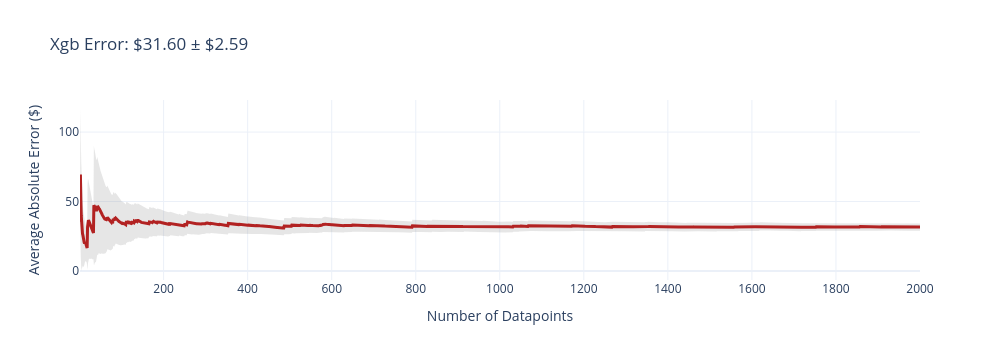
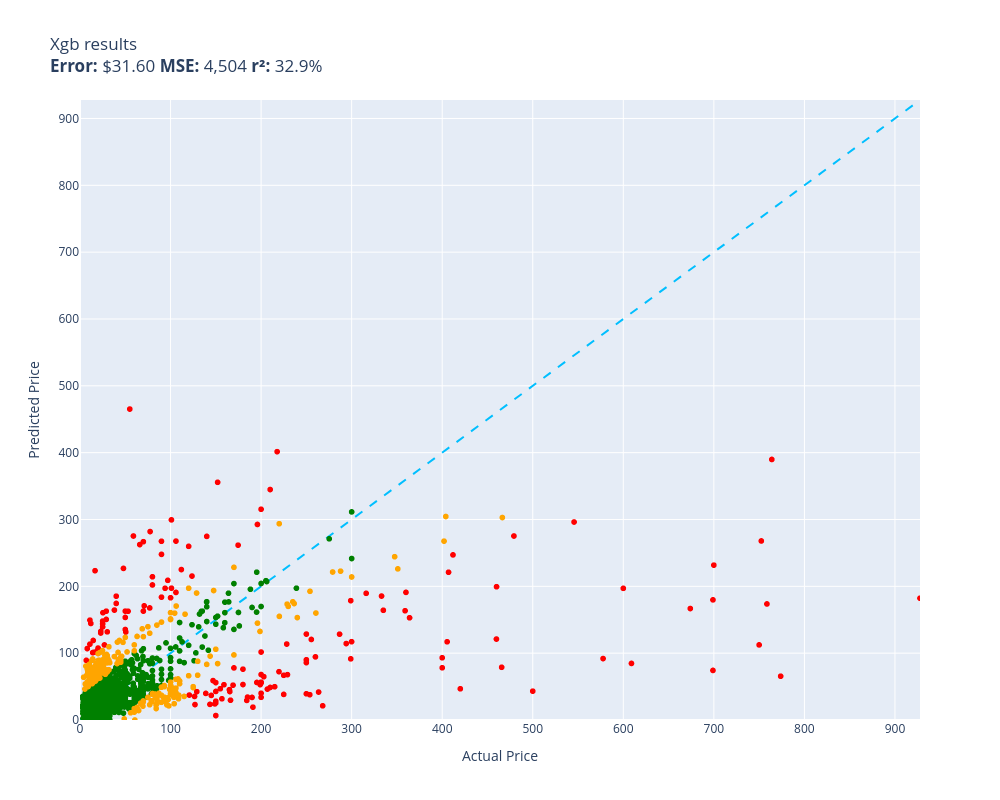

The notebook cell saved with these charts, in order:
### Code cell
# Evaluation
evaluate(xgb, test)

### Figure 1 — Plotly figure (JSON) as saved in the notebook; plotly's stock layout.template omitted (floating-point values rounded to 4 significant figures; data arrays with more than 128 entries replaced by an {"elided": "..."} marker saying what was removed)
{"data": [{"fill": "toself", "fillcolor": "rgba(128,128,128,0.2)", "hoverinfo": "skip", "line": {"color": "rgba(255,255,255,0)"}, "name": "95% CI", "showlegend": false, "type": "scatter", "x": {"elided": "4000 int values"}, "y": {"elided": "4000 float values"}}, {"customdata": {"elided": "2000x1 float values"}, "hovertemplate": "n=%{x}<br>Avg Error=$%{y:,.2f}<br>±95% CI=$%{customdata[0]:,.2f}<extra></extra>", "line": {"color": "firebrick", "width": 3}, "mode": "lines", "name": "Cumulative Avg Error", "type": "scatter", "x": {"elided": "2000 int values"}, "y": {"elided": "2000 float values"}}], "layout": {"height": 360, "showlegend": false, "title": {"text": "Xgb Error: $31.60 ± $2.59"}, "width": 1000, "xaxis": {"title": {"text": "Number of Datapoints"}}, "yaxis": {"title": {"text": "Average Absolute Error ($)"}}}}

### Figure 2 — Plotly figure (JSON) as saved in the notebook; plotly's stock layout.template omitted (floating-point values rounded to 4 significant figures; data arrays with more than 128 entries replaced by an {"elided": "..."} marker saying what was removed)
{"data": [{"customdata": {"elided": "1624x1 str values"}, "hovertemplate": "%{customdata[0]}<extra></extra>", "legendgroup": "green", "marker": {"color": "green", "size": 6, "symbol": "circle"}, "mode": "markers", "name": "green", "showlegend": true, "type": "scattergl", "x": {"elided": "1624 float values"}, "xaxis": "x", "y": {"elided": "1624 float values"}, "yaxis": "y"}, {"customdata": {"elided": "152x1 str values"}, "hovertemplate": "%{customdata[0]}<extra></extra>", "legendgroup": "red", "marker": {"color": "red", "size": 6, "symbol": "circle"}, "mode": "markers", "name": "red", "showlegend": true, "type": "scattergl", "x": {"elided": "152 float values"}, "xaxis": "x", "y": {"elided": "152 float values"}, "yaxis": "y"}, {"customdata": {"elided": "224x1 str values"}, "hovertemplate": "%{customdata[0]}<extra></extra>", "legendgroup": "orange", "marker": {"color": "orange", "size": 6, "symbol": "circle"}, "mode": "markers", "name": "orange", "showlegend": true, "type": "scattergl", "x": {"elided": "224 float values"}, "xaxis": "x", "y": {"elided": "224 float values"}, "yaxis": "y"}, {"hoverinfo": "skip", "line": {"color": "deepskyblue", "dash": "dash", "width": 2}, "mode": "lines", "name": "y = x", "showlegend": false, "type": "scatter", "x": [0, 927.6], "y": [0, 927.6]}], "layout": {"height": 800, "legend": {"title": {"text": "color"}, "tracegroupgap": 0}, "showlegend": false, "title": {"text": "Xgb results<br><b>Error:</b> $31.60 <b>MSE:</b> 4,504 <b>r²:</b> 32.9%"}, "width": 1000, "xaxis": {"anchor": "y", "domain": [0, 1], "range": [0, 927.6], "title": {"text": "Actual Price"}}, "yaxis": {"anchor": "x", "domain": [0, 1], "range": [0, 927.6], "title": {"text": "Predicted Price"}}}}
